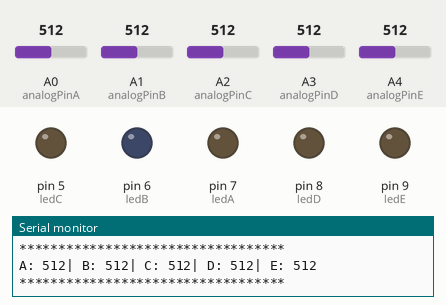
Bench run of a sketch on a simulated Arduino Uno, built with avr-gcc and run on an emulated ATmega328P. Parts: output pins drawn as LEDs (lit = HIGH), the last lines printed to the serial monitor. Inputs (shaded band) come from the test bench; at power-on: A0 (analogPinA) = 512, A1 (analogPinB) = 512, A2 (analogPinC) = 512, A3 (analogPinD) = 512, A4 (analogPinE) = 512.

Above: at 1.2 s.
1.3 s: A0 (analogPinA) set to 642
4.3 s: A0 (analogPinA) set to 657
At 5.3 s:
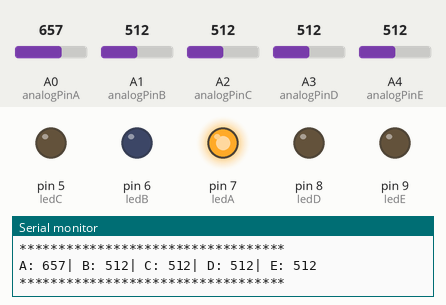
5.8 s: A1 (analogPinB) set to 637
8.8 s: A1 (analogPinB) set to 667
At 10.1 s:
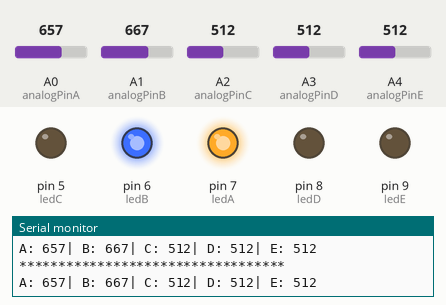
10.4 s: A2 (analogPinC) set to 632
13.4 s: A2 (analogPinC) set to 661
At 14.0 s:
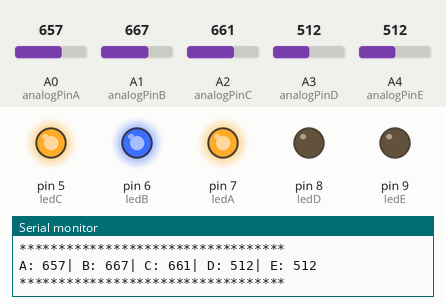
Timing chart, 0 to 15.9 s (numbered marks = the images above; inputs shaded):
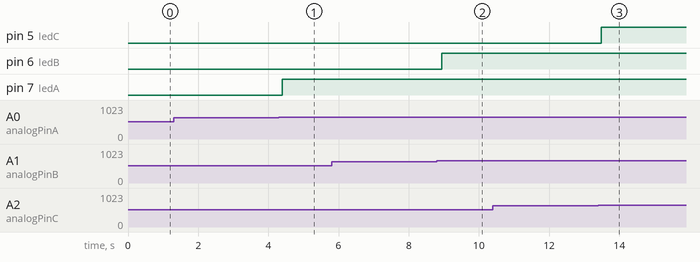

Measured:
- the behaviour switches between 649 and 650 on A0 (analogPinA) (found by bisection; images 0 and 1)
- the behaviour switches between 649 and 650 on A1 (analogPinB) (found by bisection; images 1 and 2)
- the behaviour switches between 649 and 650 on A2 (analogPinC) (found by bisection; images 2 and 3)
- after the input at 4.3 s, pin 7 (ledA): LOW → HIGH after 0.10 s
- after the input at 8.8 s, pin 6 (ledB): LOW → HIGH after 0.14 s
- after the input at 13.4 s, pin 5 (ledC): LOW → HIGH after 0.08 s

The sketch:

tcrt5000.ino
```cpp
//http://blog.fazedores.com/sensor-optico-reflexivo-tcrt5000-com-arduino/


int analogPinA = 0;
int analogPinB = 1;
int analogPinC = 2;
int analogPinD = 3;
int analogPinE = 4;

int valA = 0;
int valB = 0;
int valC = 0;
int valD = 0;
int valE = 0;

int ledA = 7;
int ledB = 6;
int ledC = 5;
int ledD = 8;
int ledE = 9        ;

//limiar de detecção
int limiar = 650;
   /************************/

//configurando os pinos (executado apenas uma vez)
void setup(){
  pinMode(ledA, OUTPUT);
  pinMode(ledB, OUTPUT);
  pinMode(ledC, OUTPUT);
  pinMode(ledD, OUTPUT);
  pinMode(ledE, OUTPUT);

  pinMode(analogPinA, INPUT);
  pinMode(analogPinB, INPUT);
  pinMode(analogPinC, INPUT);
  pinMode(analogPinD, INPUT);
  pinMode(analogPinE, INPUT);

  Serial.begin(9600);  //define frequencia da serial
}

//laço principal (executado infinitamente)
void loop()
{
  valA = analogRead(analogPinA);
  valB = analogRead(analogPinB);
  valC = analogRead(analogPinC);
  valD = analogRead(analogPinD);
  valE = analogRead(analogPinE);

  Serial.print("A: ");
  Serial.print(valA);
  Serial.print("| B: ");
  Serial.print(valB);
  Serial.print("| C: ");
  Serial.print(valC);
  Serial.print("| D: ");
  Serial.print(valD);
  Serial.print("| E: ");
  Serial.print(valE);
  Serial.print("\n**********************************\n");

  if (valA < limiar){
    digitalWrite(ledA,LOW);
  }else{
    digitalWrite(ledA,HIGH);
  }

  if (valB < limiar){
    digitalWrite(ledB,LOW);
  }else{
    digitalWrite(ledB,HIGH);
  }

  if (valC < limiar){
    digitalWrite(ledC,LOW);
  }else{
    digitalWrite(ledC,HIGH);
  }

  if (valD < limiar){
    digitalWrite(ledD,LOW);
  }else{
    digitalWrite(ledD,HIGH);
  }

  if (valE < limiar){
    digitalWrite(ledE,LOW);
  }else{
    digitalWrite(ledE,HIGH);
  }

  zeraVals();

}

void zeraVals()
{
  valA = 0;
  valB = 0;
  valC = 0;
  valD = 0;
  valE = 0;
}
```
